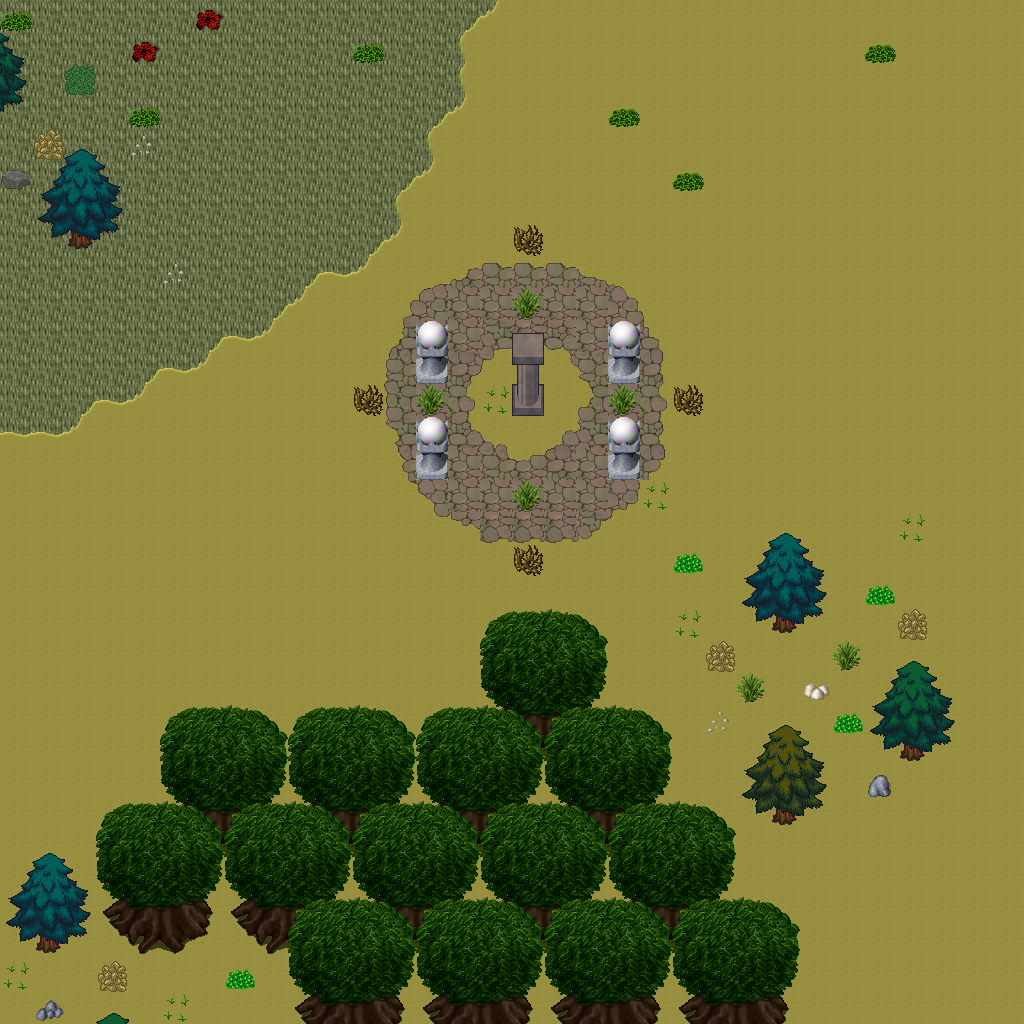

Tiled map render using the project's own tile images. Description and the map definition, with tile-layer contents summarised, below:
An orthogonal 32x32 tile map with 32x32 px tiles, 5 tile layers (Ground, Objects, Objects2, Above, ...), 1 hidden layer not drawn, 23 tilesets.

<map version="1.10" tiledversion="1.11.0" orientation="orthogonal" renderorder="right-down" width="32" height="32" tilewidth="32" tileheight="32" infinite="0" nextlayerid="11" nextobjectid="1">
 <tileset firstgid="1" name="ground_ground" tilewidth="32" tileheight="32" tilecount="33" columns="3">
  <image source="../drawable/ground_ground.png" width="96" height="352" />
 </tileset>
 <tileset firstgid="34" name="ground_ridge_earth_dark" tilewidth="32" tileheight="32" tilecount="96" columns="12">
  <image source="../drawable/ground_ridge_earth_dark.png" width="384" height="256" />
 </tileset>
 <tileset firstgid="130" name="logic_collision" tilewidth="32" tileheight="32" tilecount="1" columns="1">
  <image source="../drawable/logic_collision.png" width="32" height="32" />
 </tileset>
 <tileset firstgid="131" name="logic_creature_animal" tilewidth="32" tileheight="32" tilecount="32" columns="8">
  <image source="../drawable/logic_creature_animal.png" width="256" height="128" />
 </tileset>
 <tileset firstgid="163" name="ground_earth_edges" tilewidth="32" tileheight="32" tilecount="18" columns="6">
  <image source="../drawable/ground_earth_edges.png" width="192" height="96" />
 </tileset>
 <tileset firstgid="181" name="plant_grasses" tilewidth="32" tileheight="32" tilecount="6" columns="3">
  <image source="../drawable/plant_grasses.png" width="96" height="64" />
 </tileset>
 <tileset firstgid="187" name="ground_earth_edges_yellowgreen" tilewidth="32" tileheight="32" tilecount="15" columns="5">
  <image source="../drawable/ground_earth_edges_yellowgreen.png" width="160" height="96" />
 </tileset>
 <tileset firstgid="202" name="ground_grass_corners" tilewidth="32" tileheight="32" tilecount="24" columns="6">
  <image source="../drawable/ground_grass_corners.png" width="192" height="128" />
 </tileset>
 <tileset firstgid="226" name="plant_tree_tree_darkgreen" tilewidth="32" tileheight="32" tilecount="88" columns="8">
  <image source="../drawable/plant_tree_tree_darkgreen.png" width="256" height="352" />
 </tileset>
 <tileset firstgid="314" name="plant_tree_evergreen" tilewidth="32" tileheight="32" tilecount="36" columns="3">
  <image source="../drawable/plant_tree_evergreen.png" width="96" height="384" />
 </tileset>
 <tileset firstgid="350" name="plant_bush_various_small" tilewidth="32" tileheight="32" tilecount="9" columns="3">
  <image source="../drawable/plant_bush_various_small.png" width="96" height="96" />
 </tileset>
 <tileset firstgid="359" name="plant_bush_bushes" tilewidth="32" tileheight="32" tilecount="10" columns="5">
  <image source="../drawable/plant_bush_bushes.png" width="160" height="64" />
 </tileset>
 <tileset firstgid="369" name="building_decoration_rocks" tilewidth="32" tileheight="32" tilecount="6" columns="3">
  <image source="../drawable/building_decoration_rocks.png" width="96" height="64" />
 </tileset>
 <tileset firstgid="375" name="ground_stonecircle" tilewidth="32" tileheight="32" tilecount="81" columns="9">
  <image source="../drawable/ground_stonecircle.png" width="288" height="288" />
 </tileset>
 <tileset firstgid="456" name="ground_rock_rocks" tilewidth="32" tileheight="32" tilecount="4" columns="2">
  <image source="../drawable/ground_rock_rocks.png" width="64" height="64" />
 </tileset>
 <tileset firstgid="460" name="building_decoration_orbpedestal" tilewidth="32" tileheight="32" tilecount="2" columns="1">
  <image source="../drawable/building_decoration_orbpedestal.png" width="32" height="64" />
 </tileset>
 <tileset firstgid="462" name="building_house_chalet" tilewidth="32" tileheight="32" tilecount="56" columns="7">
  <image source="../drawable/building_house_chalet.png" width="224" height="256" />
 </tileset>
 <tileset firstgid="518" name="building_tower_chalet" tilewidth="32" tileheight="32" tilecount="16" columns="2">
  <image source="../drawable/building_tower_chalet.png" width="64" height="256" />
 </tileset>
 <tileset firstgid="534" name="plant_bush_bush_pinks" tilewidth="32" tileheight="32" tilecount="4" columns="2">
  <image source="../drawable/plant_bush_bush_pinks.png" width="64" height="64" />
 </tileset>
 <tileset firstgid="538" name="ground_dry_grass" tilewidth="32" tileheight="32" tilecount="54" columns="9">
  <image source="../drawable/ground_dry_grass.png" width="288" height="192" />
 </tileset>
 <tileset firstgid="592" name="object_rock_pillars_stone" tilewidth="32" tileheight="32" tilecount="36" columns="6">
  <image source="../drawable/object_rock_pillars_stone.png" width="192" height="192" />
 </tileset>
 <tileset firstgid="628" name="building_door_brown_door" tilewidth="32" tileheight="32" tilecount="3" columns="1">
  <image source="../drawable/building_door_brown_door.png" width="32" height="96" />
 </tileset>
 <tileset firstgid="631" name="logic_creature_fowl" tilewidth="32" tileheight="32" tilecount="6" columns="6">
  <image source="../drawable/logic_creature_fowl.png" width="192" height="32" />
 </tileset>
 <layer id="1" name="Ground" width="32" height="32">
  <data>[1024 cells, 1024 non-empty, 2 distinct tile ids]</data>
 </layer>
 <layer id="2" name="Objects" width="32" height="32">
  <data>[1024 cells, 208 non-empty, 72 distinct tile ids]</data>
 </layer>
 <layer id="3" name="Objects2" width="32" height="32">
  <data>[1024 cells, 7 non-empty, 2 distinct tile ids]</data>
 </layer>
 <layer id="4" name="Above" width="32" height="32">
  <data>[1024 cells, 192 non-empty, 33 distinct tile ids]</data>
 </layer>
 <layer id="5" name="Above2" width="32" height="32">
  <data>[1024 cells, 66 non-empty, 14 distinct tile ids]</data>
 </layer>
 <layer id="6" name="Walkable" width="32" height="32" visible="0">
  <data>[1024 cells, 96 non-empty, 1 distinct tile ids]</data>
 </layer>
 <objectgroup id="7" name="Mapevents" />
 <objectgroup id="8" name="Spawn" />
 <objectgroup id="9" name="Keys" />
 <objectgroup id="10" name="Replace" />
</map>
